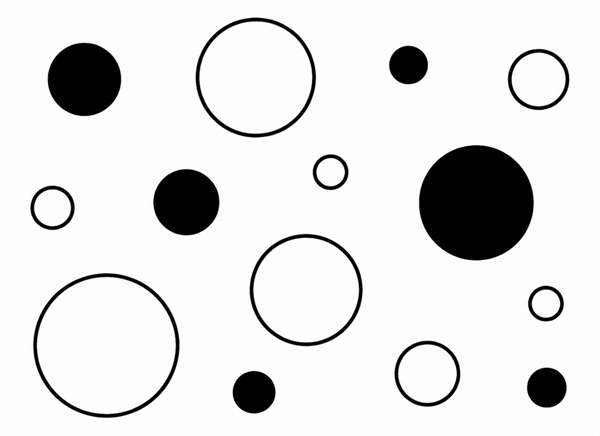
#> input picture kenar_kontur_sekil_tespiti/images/daireler.png, 600 x 436 px
$ python hough_daire_tespiti.py
#> lines starting #> are read from the running program, lines starting #| are printed output that depends on the picture; after the words box and inside, x2 and y2 are one past the last pixel; in counts of white or black regions, pixels touching at a corner belong together
import cv2
import numpy as np

image = cv2.imread("images/daireler.png")
#> image is the input picture: shape (436, 600, 3); mean B, G, R 225.5, 225.5, 225.6
result = image.copy()
gray = cv2.cvtColor(image, cv2.COLOR_BGR2GRAY)

# median blur ile gürültü azaltma
gray = cv2.medianBlur(gray, 5)

# HOUGH_GRADIENT: opencv'nin gradient tabanlı hough circle yöntemi
# dp: accumulator çözünürlüğünün görüntü çözünürlüğüne oranı
# minDist: tespit edilen iki daire merkezi arasında ki minimum mesafe
# param1: içeride kullanılan Canny'nin yüksek eşik değeri
# param2: daire kabulu için accumulatır eşiği, düşerse daha fazla daire buluruz
# minRadius ve maxRadius: kabul edilecek min ve max yarı çap
circles = cv2.HoughCircles(gray, cv2.HOUGH_GRADIENT, dp = 1.2, minDist=50, param1=100, param2=30, minRadius=10, maxRadius=150)
#> circles = 14 rows, first 8: [255, 77.4, 56.08], [106.2, 345, 68.2], [306.6, 289.8, 52], [475.8, 203.4, 57.16], [538.2, 78.6, 26.8], [84.6, 78.6, 36.04], [185.4, 202.2, 32.32], [426.6, 373.8, 28.72]

if circles is not None:

    circles = np.uint16(np.around(circles)) # koordinat ve yarı çapları tam sayıya dönüştür
#> circles = 14 rows, first 8: [255, 77, 56], [106, 345, 68], [307, 290, 52], [476, 203, 57], [538, 79, 27], [85, 79, 36], [185, 202, 32], [427, 374, 29]

    for x, y, radius in circles[0]:
        # dairenin dış sınırlarını yeşil çiz
        cv2.circle(result, (x,y), radius, (0, 255, 0), 2)

        # dairenin merkez noktasını kırmızı gösterelim
        cv2.circle(result, (x, y), 4, (0, 0, 255), -1)
#> this loop made 14 passes
#> (x, y, radius) on passes 1 to 12: (255, 77, 56), (106, 345, 68), (307, 290, 52), (476, 203, 57), (538, 79, 27), (85, 79, 36), (185, 202, 32), (427, 374, 29), (254, 392, 22), (52, 207, 18), (547, 387, 20), (545, 303, 14)
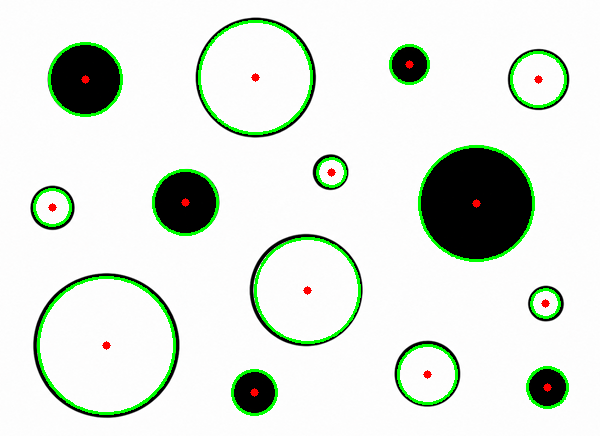
#> result: shape (436, 600, 3); 3.6% of pixels changed, all inside (x1, y1, x2, y2) = (33, 20, 569, 416)

    print(f"Bulunan daire sayısı: {len(circles[0])}")
#| Bulunan daire sayısı: 14

    cv2.imshow("hough circle", result)
    cv2.imwrite("outputs/hough_daireleri.jpg", result)

    cv2.waitKey(0)
    cv2.destroyAllWindows()

$ run again, with kenar_kontur_sekil_tespiti/images/cizgiler.png copied over kenar_kontur_sekil_tespiti/images/daireler.png
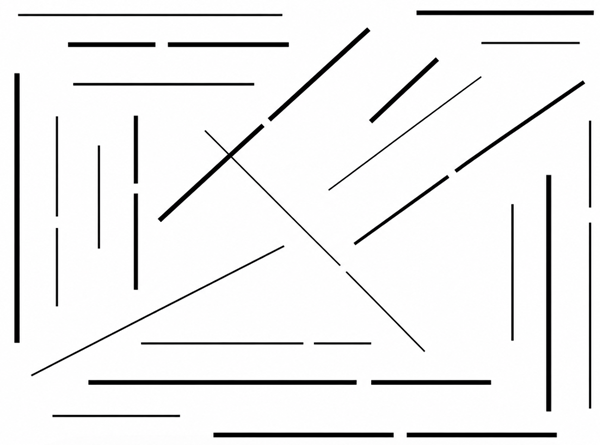
#> input picture kenar_kontur_sekil_tespiti/images/cizgiler.png, 600 x 445 px
#> image is the input picture: shape (445, 600, 3); mean B, G, R 239.2, 239, 239.2
#> `gray = cv2.medianBlur(gray, 5)`:
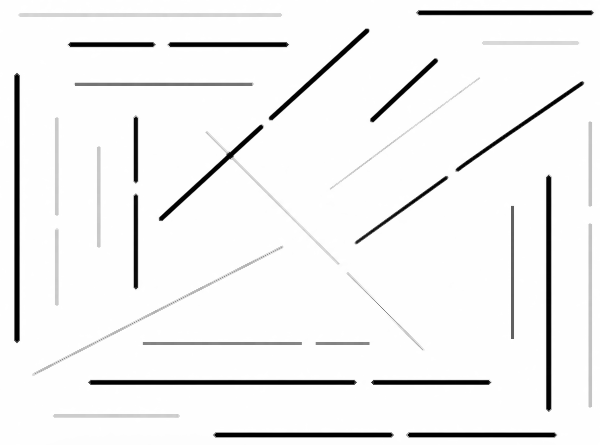
#> gray: shape (445, 600); min 0, max 255, mean 241.8
#> `circles = cv2.HoughCircles(gray, cv2.HOUGH_GRADIENT, dp = 1.2, minDist..`: circles = 21 rows, first 8: [154.2, 276.6, 141.4], [191.4, 144.6, 133.5], [444.6, 286.2, 148], [120.6, 119.4, 107], [282.6, 294.6, 142.7], [492.6, 306.6, 130.8], [228.6, 288.6, 96.52], [444.6, 228.6, 101.4]
#> `circles = np.uint16(np.around(circles))`: circles = 21 rows, first 8: [154, 277, 141], [191, 145, 133], [445, 286, 148], [121, 119, 107], [283, 295, 143], [493, 307, 131], [229, 289, 97], [445, 229, 101]
#> the loop `for x, y, radius in circles[0]:` made 21 passes
#> after the loop `for x, y, radius in circles[0]:`:
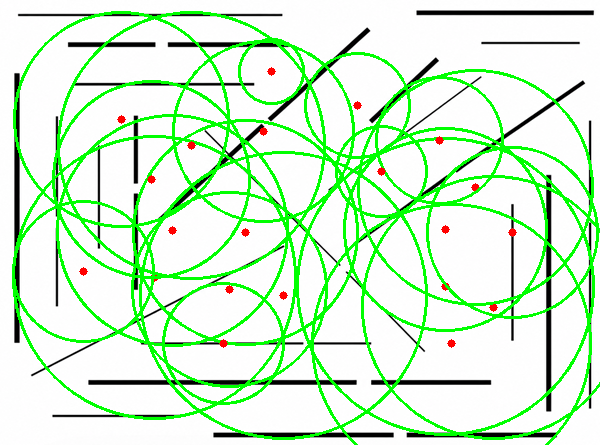
#> result: shape (445, 600, 3); 13.41% of pixels changed, all inside (x1, y1, x2, y2) = (12, 11, 600, 445)
#| Bulunan daire sayısı: 21

$ run again, with kenar_kontur_sekil_tespiti/images/sekiller.png copied over kenar_kontur_sekil_tespiti/images/daireler.png
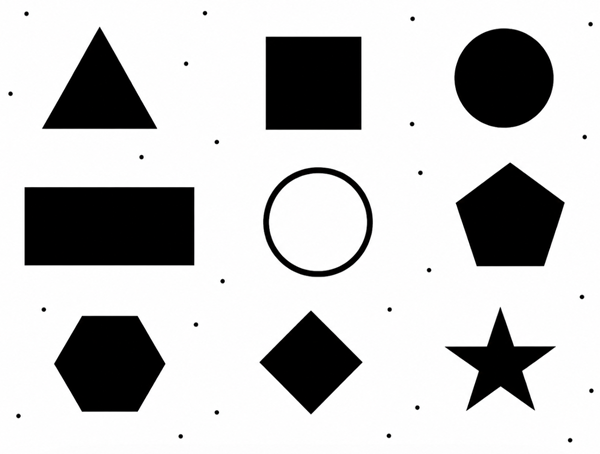
#> input picture kenar_kontur_sekil_tespiti/images/sekiller.png, 600 x 454 px
#> image is the input picture: shape (454, 600, 3); mean B, G, R 195.3, 195.2, 195.4
#> `circles = cv2.HoughCircles(gray, cv2.HOUGH_GRADIENT, dp = 1.2, minDist..`: circles = [[503.4, 77.4, 49.84], [318.6, 221.4, 48.76]]
#> `circles = np.uint16(np.around(circles))`: circles = [[503, 77, 50], [319, 221, 49]]
#> the loop `for x, y, radius in circles[0]:` made 2 passes
#> after the loop `for x, y, radius in circles[0]:`:
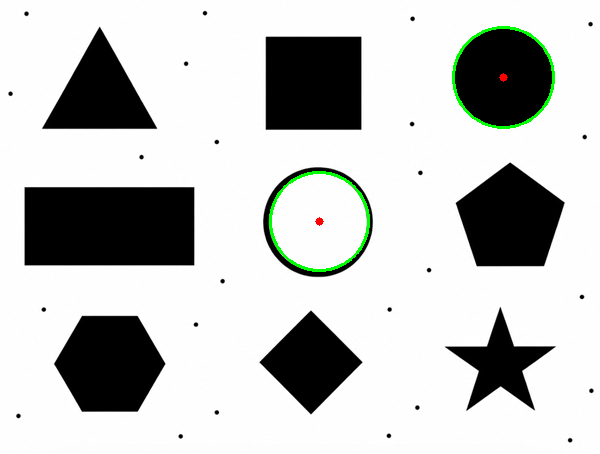
#> result: shape (454, 600, 3); 0.71% of pixels changed, all inside (x1, y1, x2, y2) = (269, 26, 555, 272)
#| Bulunan daire sayısı: 2
